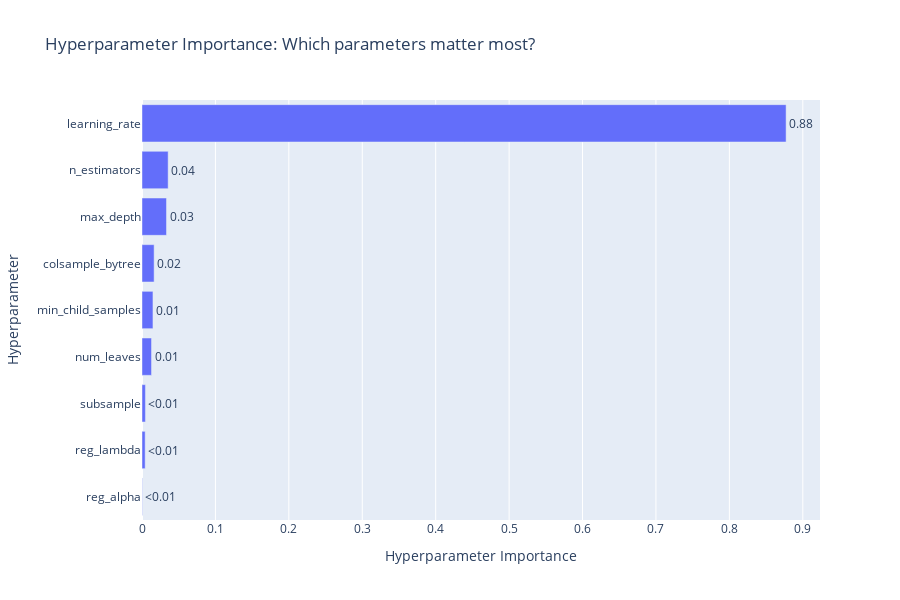

The notebook cell this image was saved under:
### Code cell
# Visualization 2: Parameter Importance
fig = plot_param_importances(study)
fig.update_layout(
    title="Hyperparameter Importance: Which parameters matter most?",
    width=900,
    height=600
)
fig.show()

### Figure 1 — Plotly figure (JSON) as saved in the notebook; plotly's stock layout.template omitted (floating-point values rounded to 4 significant figures)
{"data": [{"cliponaxis": false, "hovertemplate": ["reg_alpha (FloatDistribution): 0.0004034716105177082<extra></extra>", "reg_lambda (FloatDistribution): 0.004295034371941961<extra></extra>", "subsample (FloatDistribution): 0.004658930274427603<extra></extra>", "num_leaves (IntDistribution): 0.012970643925065922<extra></extra>", "min_child_samples (IntDistribution): 0.014921983347993733<extra></extra>", "colsample_bytree (FloatDistribution): 0.016512513842557027<extra></extra>", "max_depth (IntDistribution): 0.03336322737556755<extra></extra>", "n_estimators (IntDistribution): 0.035613416251864614<extra></extra>", "learning_rate (FloatDistribution): 0.8772607790000638<extra></extra>"], "name": "Objective Value", "orientation": "h", "text": ["<0.01", "<0.01", "<0.01", "0.01", "0.01", "0.02", "0.03", "0.04", "0.88"], "textposition": "outside", "type": "bar", "x": [0.0004035, 0.004295, 0.004659, 0.01297, 0.01492, 0.01651, 0.03336, 0.03561, 0.8773], "y": ["reg_alpha", "reg_lambda", "subsample", "num_leaves", "min_child_samples", "colsample_bytree", "max_depth", "n_estimators", "learning_rate"]}], "layout": {"height": 600, "title": {"text": "Hyperparameter Importance: Which parameters matter most?"}, "width": 900, "xaxis": {"title": {"text": "Hyperparameter Importance"}}, "yaxis": {"title": {"text": "Hyperparameter"}}}}
